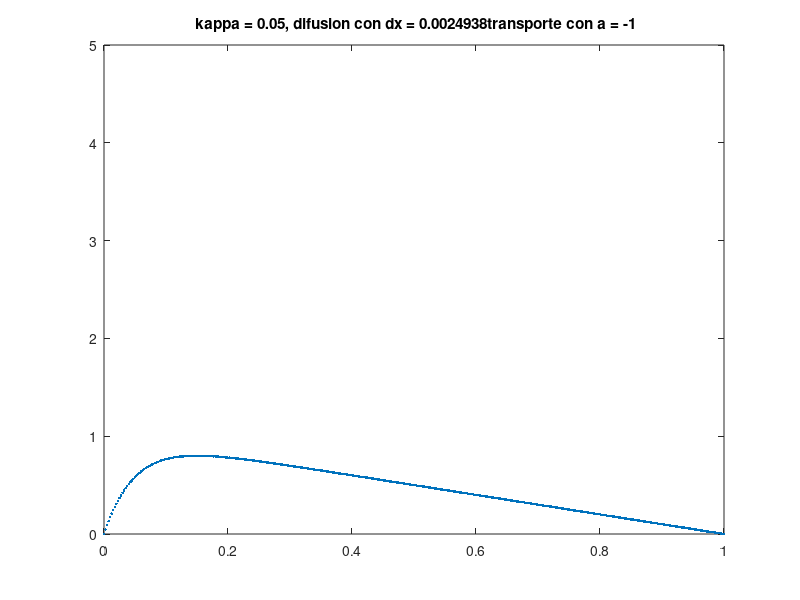

This chart was generated by the following MATLAB code:
clear all;
%
% Difusion de dato discontinuo
%
format long;
%
% MATLAB indexa desde 1 los vectores
%
% Dimension de la particion M+1 xe(1),xe(2),...,xe(M+2) donde 
%   xe(1)=xIni, xe(M+2)=xFin y los nodos intermedios son 
%     xe(2),xe(3),...,xe(M+1)
%

M=400;
xIni = 0.0;
xFin =1.0;
h = (xFin - xIni)/(M+1);
%
% Talla de x es 1x(M+2)
%
xe =xIni:h:xFin; % particion talla h, total de M+2 puntos

h2=h*h;
% Valor inicial. 
% u0 = 0;
% u1 = 0;
%
% Coeficiente de difusion
%
k=0.05;
a_t = -1; % Coeficiente de transporte
%f = (1*(0.3 < xe(1:M) & xe(1:M) < 0.5) + 4*(0.7< xe(1:M) & xe(1:M)<0.9))';
f = ones(M, 1);
%
% u array solucion
%
u = zeros(1,M+2); 
%
%    Diagonales de la matriz
%
dsup = (a_t*h-2*k)*ones(M-1,1);  % de 1 a M-1
dcent = (4*k)*ones(M,1);  % de 1 a M
dinf = (-a_t*h-2*k)*ones(M-1,1);  % de 2 a M
d = 2*h2*f; % termino independiente
%
% Construimos matriz a partir de las diagonales principales
%
Pim=diag(dinf, -1) + diag(dcent, 0) + diag(dsup, 1);
z = Pim\d;
for j=1:M
  u(j+1)=z(j);
end 

%
% Dibujamos la solucion aproximada
%
figure(1);
plot(xe,u,'.')
title([' kappa = ',num2str(k),...
       ', difusion con dx = ',num2str(h),...
      'transporte con a = ', num2str(a_t)]);
  axis([0 1 0 5]);
  pause(.1);

  
   

